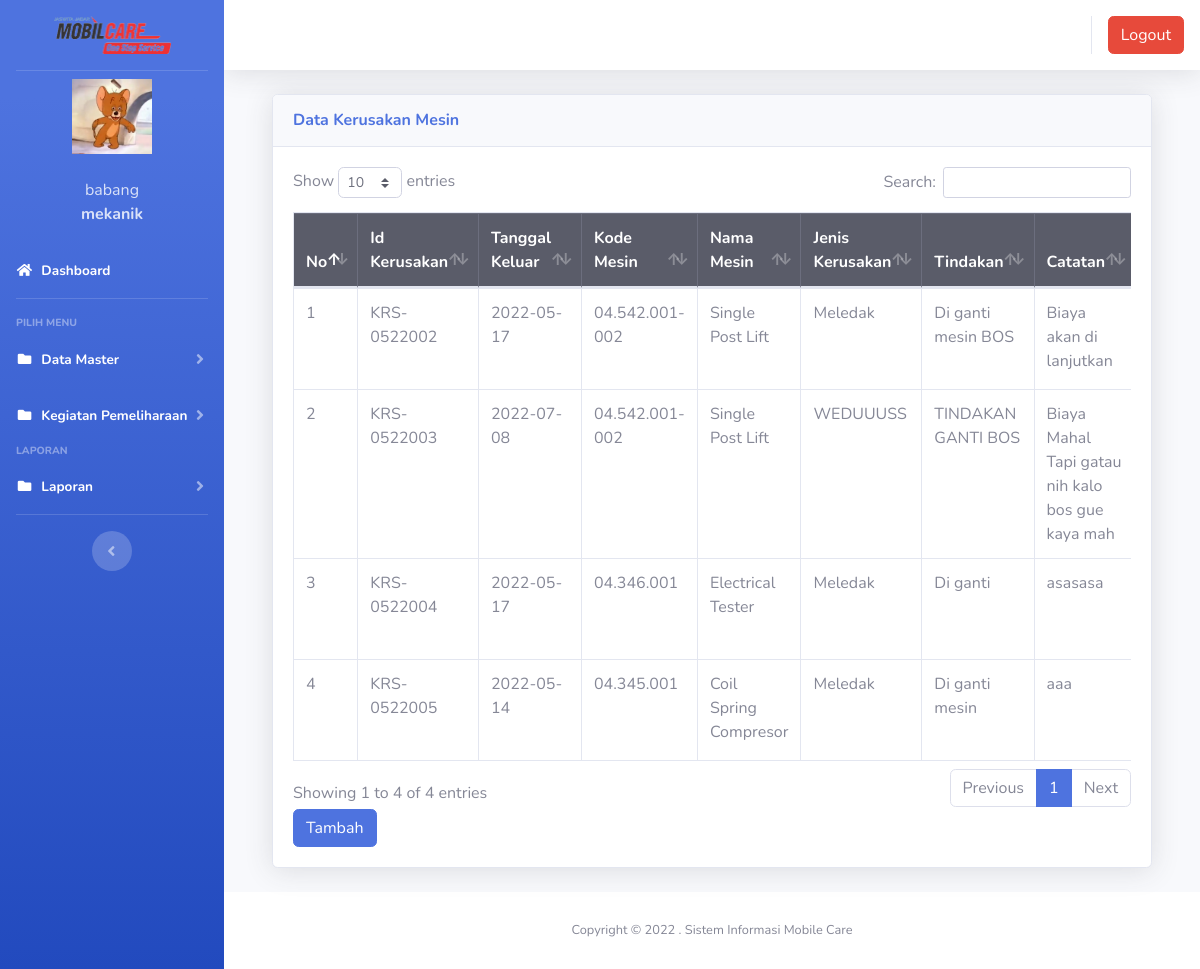
Screenshot of /index2.php?page=kerusakan (signed in) with the database file from the repository.
### tables this page shows
CREATE TABLE `users` (
  `id` int(11) NOT NULL,
  `nik` varchar(10) NOT NULL,
  `nama` varchar(100) NOT NULL,
  `alamat` varchar(200) NOT NULL,
  `telepon` varchar(100) NOT NULL,
  `username` varchar(100) NOT NULL,
  `password` varchar(100) NOT NULL,
  `jabatan` varchar(25) NOT NULL DEFAULT 'member',
  `foto` varchar(25) NOT NULL
);

CREATE TABLE `kerusakan` (
  `id` int(11) NOT NULL,
  `id_kerusakan` varchar(100) NOT NULL,
  `tanggal` date NOT NULL,
  `kode_barang` varchar(100) NOT NULL,
  `nama_mesin` varchar(100) NOT NULL,
  `jenis` varchar(100) NOT NULL,
  `tindakan` varchar(450) NOT NULL,
  `catatan` varchar(500) NOT NULL,
  `biaya` varchar(350) NOT NULL
);

### page/kerusakan/kerusakan.php (the view, shortened to what this page needs)
<div class="container-fluid">
	<div class="card shadow mb-4">
		<div class="card-header py-3">
			<h6 class="m-0 font-weight-bold text-primary">Data Kerusakan Mesin</h6>
		</div>
		<div class="card-body">
			<div class="table-responsive">
				<table class="table table-bordered" id="dataTable">
					<thead class="table-dark">
						<tr>
							<th>No</th>
							<th>Id Kerusakan</th>
							<th>Tanggal Keluar</th>
							<th>Kode Mesin</th>
							<th>Nama Mesin</th>
							<th>Jenis Kerusakan</th>
							<th>Tindakan</th>
							<th>Catatan</th>
						</tr>
					</thead>
					<tbody>
						<?php
						$no = 1;
						$sql = $koneksi->query("select * from kerusakan");
						while ($data = $sql->fetch_assoc()) {
						?>
							<tr>
								<td><?php echo $no++; ?></td>
								<td><?php echo $data['id_kerusakan'] ?></td>
								<td><?php echo $data['tanggal'] ?></td>
								<td><?php echo $data['kode_barang'] ?></td>
								<td><?php echo $data['nama_mesin'] ?></td>
								<td><?php echo $data['jenis'] ?></td>
								<td><?php echo $data['tindakan'] ?></td>
								<td><?php echo $data['catatan'] ?></td>
							</tr>
						<?php } ?>
					</tbody>
				</table>
				<a href="?page=kerusakan&aksi=tambahkerusakan" class="btn btn-primary">Tambah</a>
			</div>
		</div>
	</div>
</div>

### index2.php (shortened to what this page needs)
<?php
$koneksi = new mysqli("localhost", "root", "", "inventori");
?>
<!DOCTYPE html>
<html lang="en">
<head>
  <link href="vendor/fontawesome-free/css/all.min.css" rel="stylesheet" type="text/css">
  <link href="css/sb-admin-2.min.css" rel="stylesheet">
  <link href="vendor/datatables/dataTables.bootstrap4.min.css" rel="stylesheet">
</head>
<body id="page-top">
  <div id="wrapper">
    <ul class="navbar-nav bg-gradient-primary sidebar sidebar-dark accordion" id="accordionSidebar">
      <a class="sidebar-brand d-flex align-items-center justify-content-center" href="index.php">
        <img src="img/logo1.png" width="117" height="38"></img>
      </a>
      <hr class="sidebar-divider my-0">
      <?php
      if ($_SESSION['mekanik']) {
        $user = $_SESSION['mekanik'];
      }
      $sql = $koneksi->query("select * from users where id='$user'");
      $data = $sql->fetch_assoc();
      ?>
      <li class="d-flex align-items-center justify-content-center">
        <a class="nav-link">
          <img src="img/<?php echo $data['foto'] ?>" class="img-circle" width="80" alt="User" /></a>
      </li>
      <li class="nav-item ">
        <a class="nav-link">
          <div class="d-flex align-items-center justify-content-center" class="name"> <?php echo  $data['nama']; ?></div>
          <div class="d-flex align-items-center justify-content-center" class="email"><strong><?php echo $data['jabatan']; ?></strong></div>
        </a>
      </li>
      <li class="nav-item active">
        <a class="nav-link" href="?page=home2">
          <i class="fas fa-fw fa-home"></i>
          <span>Dashboard</span></a>
      </li>
      <hr class="sidebar-divider">
      <div class="sidebar-heading">
        Pilih Menu
      </div>
      <li class="nav-item active">
        <a class="nav-link collapsed" href="#" data-toggle="collapse" data-target="#collapseData" aria-expanded="true" aria-controls="collapseData">
          <i class="fas fa-fw fa-folder"></i>
          <span>Data Master</span>
        </a>
      </li>
      <li class="nav-item active">
        <a class="nav-link collapsed" href="#" data-toggle="collapse" data-target="#collapsePages" aria-expanded="true" aria-controls="collapsePages">
          <i class="fas fa-fw fa-folder"></i>
          <span>Kegiatan Pemeliharaan</span>
        </a>
      </li>
      <div class="sidebar-heading">
        Laporan
      </div>
      <li class="nav-item active">
        <a class="nav-link collapsed" href="#" data-toggle="collapse" data-target="#collapseLaporan" aria-expanded="true" aria-controls="collapseLaporan">
          <i class="fas fa-fw fa-folder"></i>
          <span>Laporan</span>
        </a>
      </li>
      <hr class="sidebar-divider d-none d-md-block">
      <div class="text-center d-none d-md-inline">
        <button class="rounded-circle border-0" id="sidebarToggle"></button>
      </div>
    </ul>
    <div id="content-wrapper" class="d-flex flex-column">
      <div id="content">
        <nav class="navbar navbar-expand navbar-light bg-white topbar mb-4 static-top shadow">
          <ul class="navbar-nav ml-auto">
            <li class="nav-item dropdown no-arrow">
              <div class="top-menu">
                <ul class="nav pull-right top-menu">
                  <li><a onclick="return confirm('Apakah anda yakin akan logout?')" class="btn btn-danger" class="logout" href="logout.php">Logout</a></li>
                </ul>
              </div>
            </li>
          </ul>
        </nav>
        <div class="container-fluid">
          <section class="content">
            <?php
            $page = $_GET['page'];
            $aksi = $_GET['aksi'];
            if ($page == "kerusakan") {
              if ($aksi == "") {
                include "page/kerusakan/kerusakan.php";
              }
            }
            ?>
          </section>
        </div>
        <footer class="sticky-footer bg-white">
          <div class="container my-auto">
            <div class="copyright text-center my-auto">
            <span>Copyright &copy; 2022 . Sistem Informasi Mobile Care</span>
            </div>
          </div>
        </footer>
      </div>
    </div>
  </div>
</body>
</html>

### rows the page displays
users: foto (picture), nama "babang", jabatan "mekanik"
kerusakan: id_kerusakan "KRS-0522002", tanggal "2022-05-17", kode_barang "04.542.001-002", nama_mesin "Single Post Lift", jenis "Meledak", tindakan "Di ganti mesin BOS", catatan "Biaya akan di lanjutkan"
kerusakan: id_kerusakan "KRS-0522003", tanggal "2022-07-08", kode_barang "04.542.001-002", nama_mesin "Single Post Lift", jenis "WEDUUUSS", tindakan "TINDAKAN GANTI BOS", catatan "Biaya Mahal Tapi gatau nih kalo bos gue kaya mah"
kerusakan: id_kerusakan "KRS-0522004", tanggal "2022-05-17", kode_barang "04.346.001", nama_mesin "Electrical Tester", jenis "Meledak", tindakan "Di ganti", catatan "asasasa"
kerusakan: id_kerusakan "KRS-0522005", tanggal "2022-05-14", kode_barang "04.345.001", nama_mesin "Coil Spring Compresor", jenis "Meledak", tindakan "Di ganti mesin", catatan "aaa"
